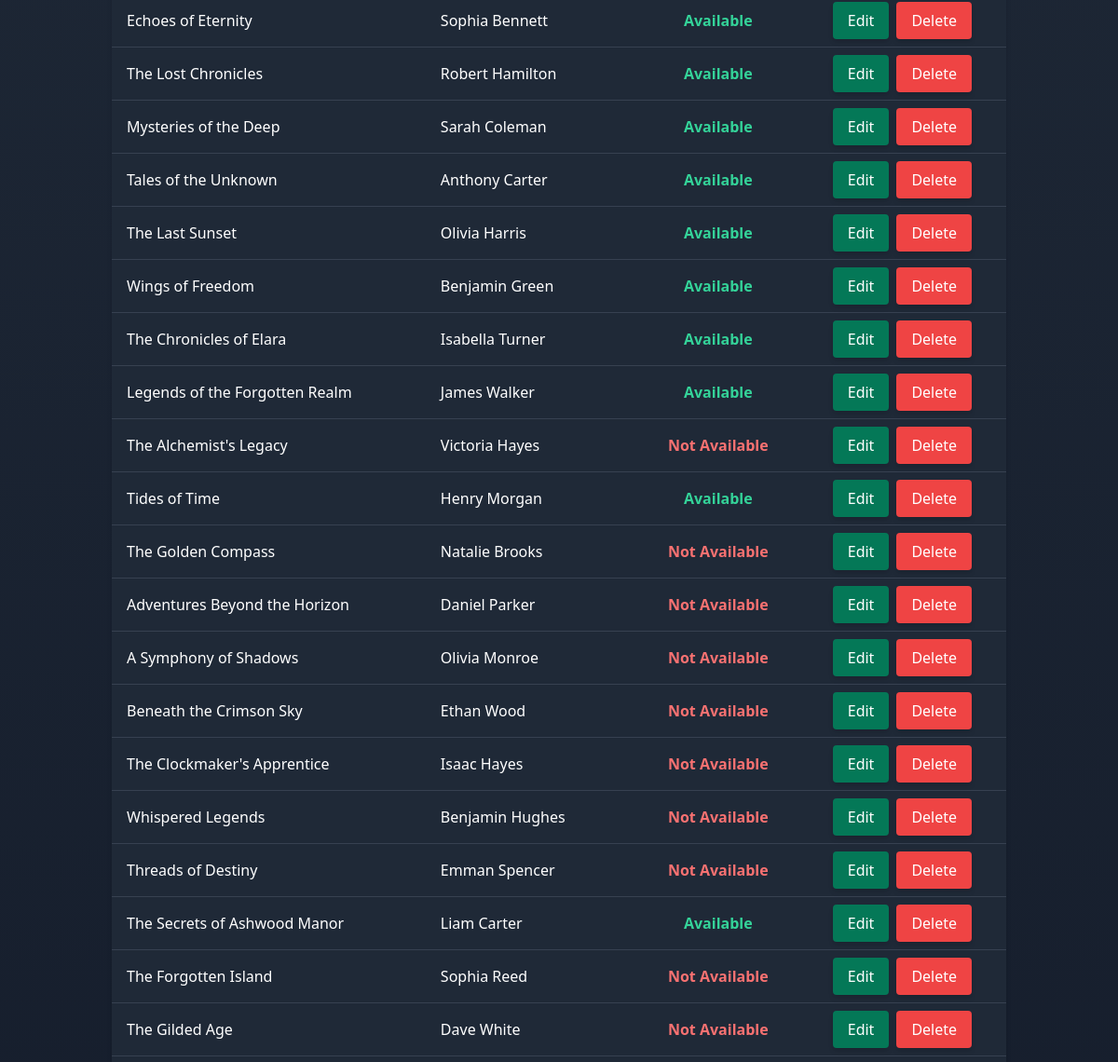
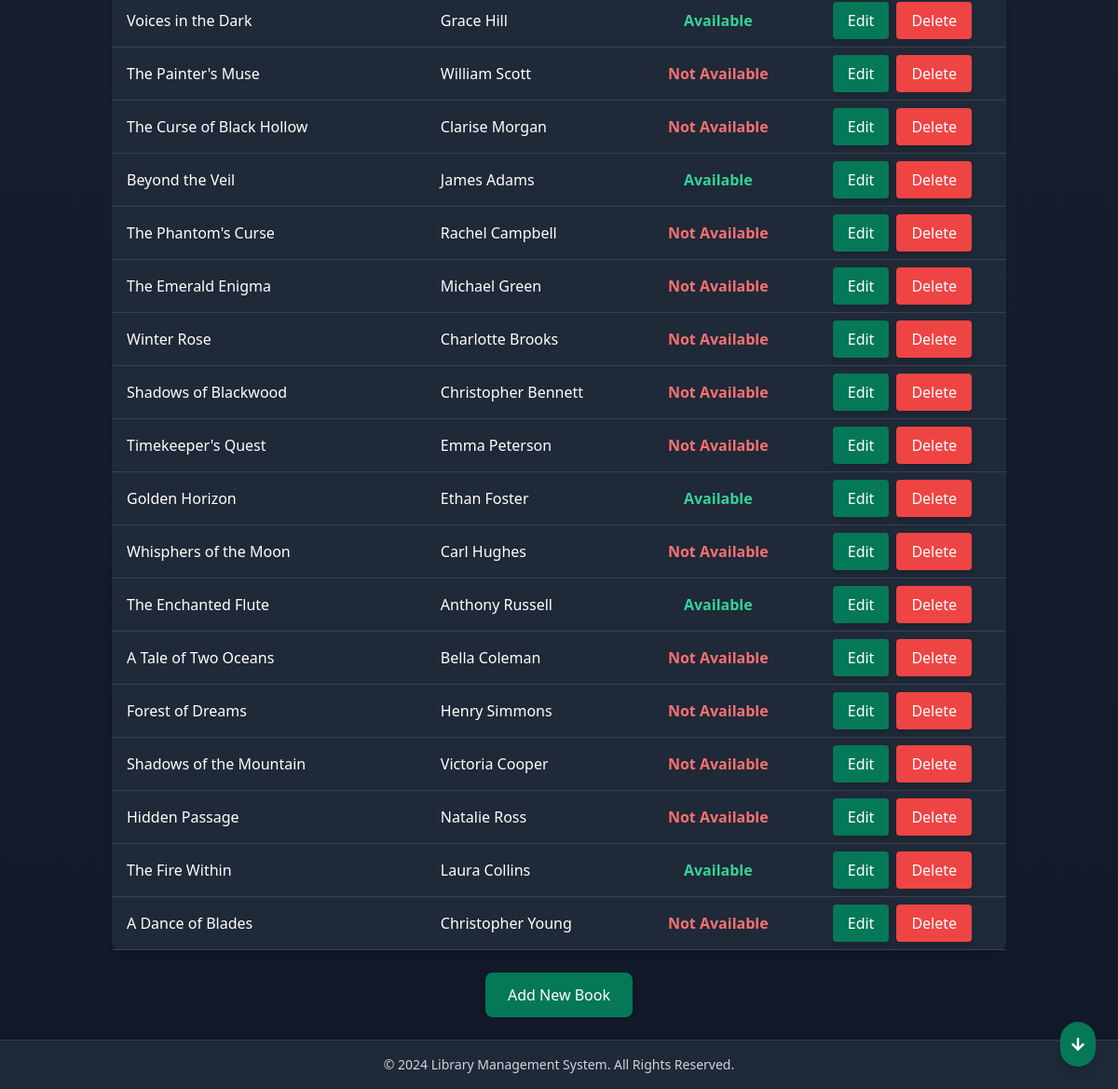
/books/ (lower part), run on an earlier commit of the app's database (2 pictures, top to bottom).
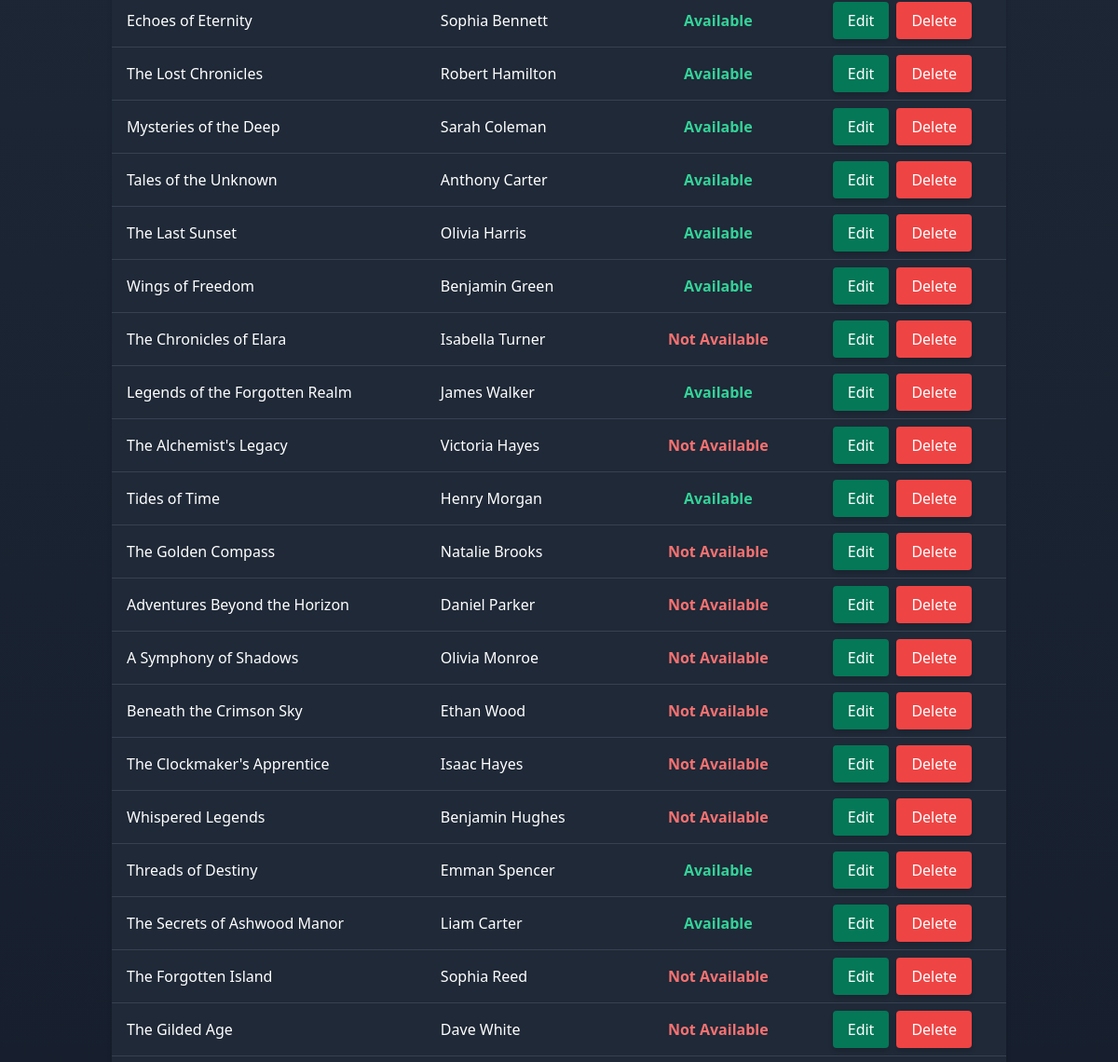
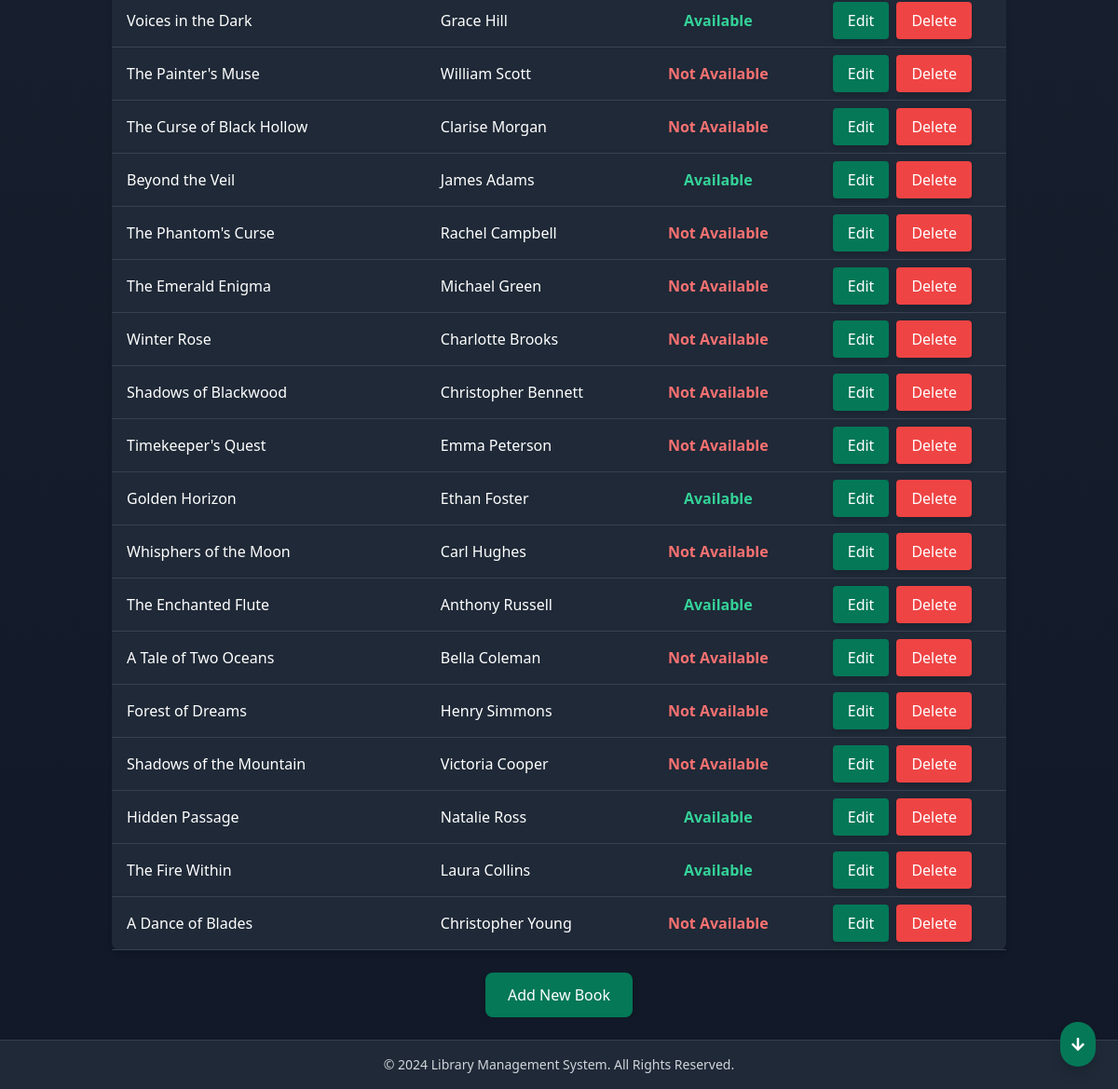
And on a later commit of the database (2 pictures, top to bottom).
### core/models.py (models this page shows, shortened)
class Book(models.Model):
    title = models.CharField(max_length=200)
    author = models.CharField(max_length=100)
    published_date = models.DateField(default='2000-01-01')
    is_available = models.BooleanField(default=True)

### core/views.py (the view)
# urls.py: path('books/', views.book_list, name='book_list'),
def book_list(request):
    search_query = request.GET.get('search', '')  # Get the search query from the GET request
    if search_query:
        books = Book.objects.filter(title__icontains=search_query) | Book.objects.filter(author__icontains=search_query)
    else:
        books = Book.objects.all()  # If no search query, return all books
    return render(request, 'book_list.html', {'books': books})

### core/templates/book_list.html (shortened to what this page needs)
{% extends 'base.html' %}
{% block content %}
<div class="overflow-x-auto px-4 sm:px-6 md:px-8">
    <table class="table-auto w-full bg-gray-800 text-white shadow-md rounded-lg text-sm sm:text-base">
        <tbody>
            {% for book in books %}
            <tr class="hover:bg-gray-600">
                <td class="border-b border-gray-700 px-4 py-2 break-words">{{ book.title }}</td>
                <td class="border-b border-gray-700 px-4 py-2 break-words">{{ book.author }}</td>
                <td class="border-b border-gray-700 px-4 py-2 text-center">
                    {% if book.is_available %}
                    <span class="text-green-400 font-semibold">Available</span>
                    {% else %}
                    <span class="text-red-400 font-semibold">Not Available</span>
                    {% endif %}
                </td>
                <td class="border-b border-gray-700 px-4 py-2 text-center">
                    <div class="flex flex-col sm:flex-row justify-center gap-2">
                        <a href="{% url 'edit_book' book.id %}"
                            class="bg-green-700 text-white px-4 py-2 rounded hover:bg-green-600 transition-all shadow-md">
                            Edit
                        </a>
                        <button type="button"
                            class="bg-red-500 text-white px-4 py-2 rounded delete-btn transition-all shadow-md"
                            data-item-id="{{ book.id }}" data-item-type="book">
                            Delete
                        </button>
                    </div>
                </td>
            </tr>
            {% empty %}
            <tr>
                <td colspan="4" class="text-center py-4 text-gray-400">No books available.</td>
            </tr>
            {% endfor %}
        </tbody>
    </table>
    <div class="flex justify-center mt-6">
        <a href="{% url 'add_book' %}"
            class="bg-green-700 text-white px-6 py-3 rounded-lg shadow-md hover:text-white transition-all duration-300 hover:bg-green-600 hover:shadow-lg inline-block text-sm sm:text-base font-medium">
            Add New Book
        </a>
    </div>
</div>
{% endblock %}

What changed in the data, as far as the page shows it:
changed Book "The Chronicles of Elara": is_available "Available" → "Not Available"
changed Book "Threads of Destiny": is_available "Not Available" → "Available"
changed Book "Hidden Passage": is_available "Not Available" → "Available"
